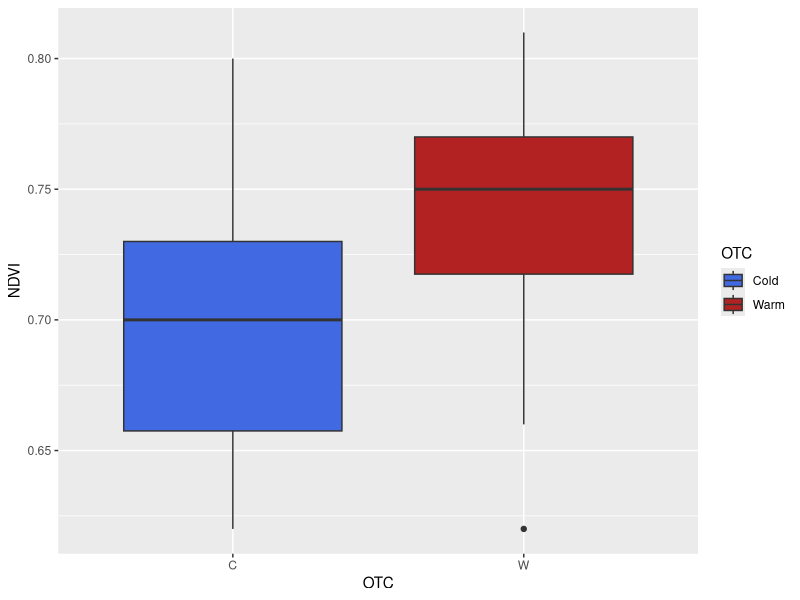

The R script that drew this image:
###### NDVI ######

library(tidyverse)

NDVI <-read.csv2("Data/NDVI_2019.csv", header=TRUE, sep = ";", stringsAsFactors = FALSE)

NDVI <- NDVI %>% 
  mutate(NDVI = ave(NDVI_1, NDVI_2, NDVI_3)) %>% 
  mutate(NDVI = round(NDVI, digits = 2)) %>% 
  filter(!is.na(NDVI)) %>% 
  filter(Treatment %in% c("W_C", "C_C"))

NDVI %>% 
  ggplot(aes(x = OTC, y = NDVI, fill = OTC))+
  geom_boxplot()+
  scale_fill_manual(values = c("royalblue", "firebrick"),
                    labels = c("Cold", "Warm"))
  #+
  #facet_grid(. ~ Site)
  



